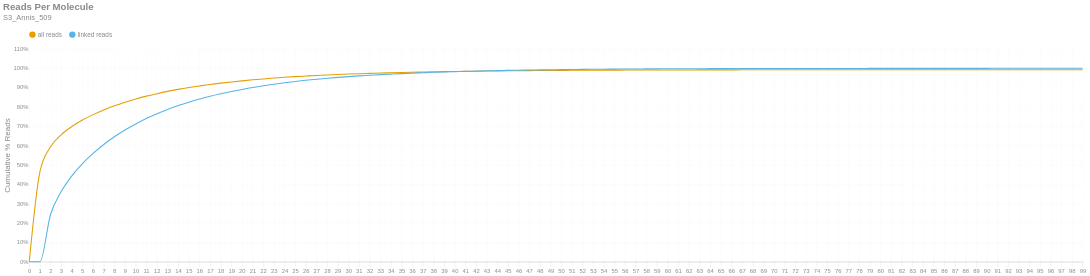

Write notebook code for a chart like this one.
### Markdown cell above
### Reads per Molecule
This chart shows the cumulative distribution of the number of reads per linked molecule. That is, how many alignments are associated with a unique molecule. This excludes the number of reads associated with invalid or absent linked-read barcodes. The `linked` histogram is the percentages recalculated when disregarding singletons.

### Code cell
if SKIPLR:
    print_html(f"Skipped")
else:
    counts = np.bincount(valids['reads'].cast(pl.Int64).to_numpy())
    weighted = counts * np.arange(len(counts))
    all_perc = weighted / n_reads
    linked_perc = weighted / n_linked_reads
    linked_perc[1] = 0
    binned_df = pl.DataFrame({
        'readsper': list(range(len(counts))),
        'all reads (cumsum)': np.cumsum(all_perc).tolist(),
        'linked reads (cumsum)': np.cumsum(linked_perc).tolist(),
    })

    with SafeRender(binned_df):
        (
            density_plot(binned_df, 'Reads Per Molecule', samplename, 'readspmol')
            .encode(
                x=alt.X('readsper:O', title=None).axis(labelAngle=0).scale(padding=0),
                y=alt.Y('value:Q', title='Cumulative % Reads').axis(format='%').stack(False),
                color=alt.Color("key:N").scale(domain=["all reads", "linked reads"]),
                tooltip=[
                    alt.Tooltip("key:N", title="Data Type"),
                    alt.Tooltip("readsper:O", title="Reads Per Molecule"),
                    alt.Tooltip("value:Q", format=".2%", title="% Reads (Cum.)")
                ]            
            )
        ).display()

### Figure 1 — Vega-Lite specification as saved in the notebook (floating-point values rounded to 4 significant figures)
{"width": "container", "height": 400, "config": {"title": {"anchor": "start", "dy": -15, "fontSize": 18, "color": "#888888", "subtitleColor": "#888888", "subtitleFontSize": 14}, "arc": {"fill": "#0072B2"}, "axis": {"domainColor": "#888888", "domainWidth": 0.5, "gridWidth": 0.2, "grid": false, "titleFontWeight": 400, "titleFontSize": 15, "labelFontSize": 11, "labelColor": "#888888", "tickColor": "#888888", "tickWidth": 0.2, "titleColor": "#888888"}, "axisBand": {"grid": false}, "axisX": {"grid": true, "tickSize": 10, "domainCap": "round"}, "axisY": {"domain": false, "grid": true, "tickSize": 0, "domainCap": "round"}, "background": "transparent", "header": {"labelFontSize": 15, "labelColor": "#888888", "titleFontSize": 15, "titleFontWeight": 600, "titleColor": "#888888"}, "legend": {"labelFont": "sans-serif", "labelFontSize": 12, "labelColor": "#888888", "symbolSize": 100, "symbolType": "circle", "titleFontSize": 12, "titlePadding": 10, "titleColor": "#888888", "title": null, "orient": "top"}, "range": {"category": ["#E69F00", "#56B4E9", "#009E73", "#F0E442", "#0072B2", "#D55E00", "#CC79A7", "#000000"], "diverging": ["#cfe8f3", "#a2d4ec", "#73bfe2", "#46abdb", "#1696d2", "#12719e"]}, "area": {"fill": "#0072B2", "fillOpacity": 0.7, "line": true, "strokeOpacity": 0.7}, "line": {"color": "#0072B2", "stroke": "#0072B2", "strokeWidth": 2}, "trail": {"color": "#0072B2", "stroke": "#0072B2", "strokeWidth": 0, "size": 1}, "point": {"filled": true, "fillOpacity": 1.0, "size": 95}, "text": {"color": "#888888", "fontSize": 11, "align": "right", "fontWeight": 400, "size": 11}, "bar": {"fill": "#0072B2", "stroke": null}, "view": {"stroke": null, "continuousWidth": 660, "continuousHeight": 400}}, "data": {"name": "data-3071e57f50947c88d5d419218ce38a60"}, "mark": {"type": "line", "interpolate": "monotone", "point": {"opacity": 0, "size": 275}}, "encoding": {"color": {"field": "key", "scale": {"domain": ["all reads", "linked reads"]}, "type": "nominal"}, "tooltip": [{"field": "key", "title": "Data Type", "type": "nominal"}, {"field": "readsper", "title": "Reads Per Molecule", "type": "ordinal"}, {"field": "value", "format": ".2%", "title": "% Reads (Cum.)", "type": "quantitative"}], "x": {"axis": {"labelAngle": 0}, "field": "readsper", "scale": {"padding": 0}, "title": null, "type": "ordinal"}, "y": {"axis": {"format": "%"}, "field": "value", "stack": false, "title": "Cumulative % Reads", "type": "quantitative"}}, "params": [{"name": "param_c36ac31b6afebe62", "select": {"type": "point", "fields": ["key"]}, "bind": "legend"}], "title": {"text": "Reads Per Molecule", "subtitle": "S3_Annis_509"}, "transform": [{"fold": ["all reads (cumsum)", "linked reads (cumsum)"]}, {"calculate": "replace(datum.key, ' (cumsum)', '')", "as": "key"}, {"filter": {"param": "param_c36ac31b6afebe62"}}], "usermeta": {"embedOptions": {"downloadFileName": "S3_Annis_509.readspmol"}}, "$schema": "https://vega.github.io/schema/vega-lite/v6.1.0.json", "datasets": {"data-3071e57f50947c88d5d419218ce38a60": [{"readsper": 0, "all reads (cumsum)": 0.0, "linked reads (cumsum)": 0.0}, {"readsper": 1, "all reads (cumsum)": 0.465, "linked reads (cumsum)": 0.0}, {"readsper": 2, "all reads (cumsum)": 0.594, "linked reads (cumsum)": 0.2444}, {"readsper": 3, "all reads (cumsum)": 0.6563, "linked reads (cumsum)": 0.3625}, {"readsper": 4, "all reads (cumsum)": 0.6991, "linked reads (cumsum)": 0.4436}, {"readsper": 5, "all reads (cumsum)": 0.7325, "linked reads (cumsum)": 0.5069}, {"readsper": 6, "all reads (cumsum)": 0.7604, "linked reads (cumsum)": 0.5597}, {"readsper": 7, "all reads (cumsum)": 0.7849, "linked reads (cumsum)": 0.6061}, {"readsper": 8, "all reads (cumsum)": 0.8061, "linked reads (cumsum)": 0.6462}, {"readsper": 9, "all reads (cumsum)": 0.8245, "linked reads (cumsum)": 0.6812}, {"readsper": 10, "all reads (cumsum)": 0.841, "linked reads (cumsum)": 0.7125}, {"readsper": 11, "all reads (cumsum)": 0.856, "linked reads (cumsum)": 0.7409}, {"readsper": 12, "all reads (cumsum)": 0.8689, "linked reads (cumsum)": 0.7653}, {"readsper": 13, "all reads (cumsum)": 0.8806, "linked reads (cumsum)": 0.7876}, {"readsper": 14, "all reads (cumsum)": 0.891, "linked reads (cumsum)": 0.8072}, {"readsper": 15, "all reads (cumsum)": 0.9003, "linked reads (cumsum)": 0.8248}, {"readsper": 16, "all reads (cumsum)": 0.9087, "linked reads (cumsum)": 0.8407}, {"readsper": 17, "all reads (cumsum)": 0.9165, "linked reads (cumsum)": 0.8556}, {"readsper": 18, "all reads (cumsum)": 0.9232, "linked reads (cumsum)": 0.8682}, {"readsper": 19, "all reads (cumsum)": 0.9293, "linked reads (cumsum)": 0.8797}, {"readsper": 20, "all reads (cumsum)": 0.935, "linked reads (cumsum)": 0.8905}, {"readsper": 21, "all reads (cumsum)": 0.9403, "linked reads (cumsum)": 0.9006}, {"readsper": 22, "all reads (cumsum)": 0.9451, "linked reads (cumsum)": 0.9097}, {"readsper": 23, "all reads (cumsum)": 0.9494, "linked reads (cumsum)": 0.9178}, {"readsper": 24, "all reads (cumsum)": 0.9533, "linked reads (cumsum)": 0.9253}, {"readsper": 25, "all reads (cumsum)": 0.9569, "linked reads (cumsum)": 0.9321}, {"readsper": 26, "all reads (cumsum)": 0.96, "linked reads (cumsum)": 0.938}, {"readsper": 27, "all reads (cumsum)": 0.963, "linked reads (cumsum)": 0.9437}, {"readsper": 28, "all reads (cumsum)": 0.9656, "linked reads (cumsum)": 0.9485}, {"readsper": 29, "all reads (cumsum)": 0.9679, "linked reads (cumsum)": 0.9529}, {"readsper": 30, "all reads (cumsum)": 0.9701, "linked reads (cumsum)": 0.9571}, {"readsper": 31, "all reads (cumsum)": 0.972, "linked reads (cumsum)": 0.9607}, {"readsper": 32, "all reads (cumsum)": 0.9737, "linked reads (cumsum)": 0.9639}, {"readsper": 33, "all reads (cumsum)": 0.9754, "linked reads (cumsum)": 0.9671}, {"readsper": 34, "all reads (cumsum)": 0.9768, "linked reads (cumsum)": 0.9698}, {"readsper": 35, "all reads (cumsum)": 0.9782, "linked reads (cumsum)": 0.9724}, {"readsper": 36, "all reads (cumsum)": 0.9794, "linked reads (cumsum)": 0.9748}, {"readsper": 37, "all reads (cumsum)": 0.9806, "linked reads (cumsum)": 0.9769}, {"readsper": 38, "all reads (cumsum)": 0.9817, "linked reads (cumsum)": 0.9791}, {"readsper": 39, "all reads (cumsum)": 0.9828, "linked reads (cumsum)": 0.9811}, {"readsper": 40, "all reads (cumsum)": 0.9836, "linked reads (cumsum)": 0.9826}, {"readsper": 41, "all reads (cumsum)": 0.9844, "linked reads (cumsum)": 0.9842}, {"readsper": 42, "all reads (cumsum)": 0.9851, "linked reads (cumsum)": 0.9855}, {"readsper": 43, "all reads (cumsum)": 0.9858, "linked reads (cumsum)": 0.9868}, {"readsper": 44, "all reads (cumsum)": 0.9864, "linked reads (cumsum)": 0.9879}, {"readsper": 45, "all reads (cumsum)": 0.9871, "linked reads (cumsum)": 0.9892}, {"readsper": 46, "all reads (cumsum)": 0.9875, "linked reads (cumsum)": 0.9901}, {"readsper": 47, "all reads (cumsum)": 0.988, "linked reads (cumsum)": 0.991}, {"readsper": 48, "all reads (cumsum)": 0.9884, "linked reads (cumsum)": 0.9917}, {"readsper": 49, "all reads (cumsum)": 0.9888, "linked reads (cumsum)": 0.9924}, {"readsper": 50, "all reads (cumsum)": 0.9891, "linked reads (cumsum)": 0.9931}, {"readsper": 51, "all reads (cumsum)": 0.9895, "linked reads (cumsum)": 0.9938}, {"readsper": 52, "all reads (cumsum)": 0.9899, "linked reads (cumsum)": 0.9945}, {"readsper": 53, "all reads (cumsum)": 0.9901, "linked reads (cumsum)": 0.9949}, {"readsper": 54, "all reads (cumsum)": 0.9903, "linked reads (cumsum)": 0.9953}, {"readsper": 55, "all reads (cumsum)": 0.9906, "linked reads (cumsum)": 0.9958}, {"readsper": 56, "all reads (cumsum)": 0.9908, "linked reads (cumsum)": 0.9963}, {"readsper": 57, "all reads (cumsum)": 0.991, "linked reads (cumsum)": 0.9966}, {"readsper": 58, "all reads (cumsum)": 0.9911, "linked reads (cumsum)": 0.9969}, {"readsper": 59, "all reads (cumsum)": 0.9912, "linked reads (cumsum)": 0.9971}, {"readsper": 60, "all reads (cumsum)": 0.9913, "linked reads (cumsum)": 0.9973}, {"readsper": 61, "all reads (cumsum)": 0.9914, "linked reads (cumsum)": 0.9975}, {"readsper": 62, "all reads (cumsum)": 0.9916, "linked reads (cumsum)": 0.9977}, {"readsper": 63, "all reads (cumsum)": 0.9917, "linked reads (cumsum)": 0.9979}, {"readsper": 64, "all reads (cumsum)": 0.9918, "linked reads (cumsum)": 0.9981}, {"readsper": 65, "all reads (cumsum)": 0.9918, "linked reads (cumsum)": 0.9983}, {"readsper": 66, "all reads (cumsum)": 0.9919, "linked reads (cumsum)": 0.9984}, {"readsper": 67, "all reads (cumsum)": 0.992, "linked reads (cumsum)": 0.9986}, {"readsper": 68, "all reads (cumsum)": 0.992, "linked reads (cumsum)": 0.9986}, {"readsper": 69, "all reads (cumsum)": 0.9921, "linked reads (cumsum)": 0.9988}, {"readsper": 70, "all reads (cumsum)": 0.9921, "linked reads (cumsum)": 0.9988}, {"readsper": 71, "all reads (cumsum)": 0.9921, "linked reads (cumsum)": 0.9988}, {"readsper": 72, "all reads (cumsum)": 0.9922, "linked reads (cumsum)": 0.9989}, {"readsper": 73, "all reads (cumsum)": 0.9922, "linked reads (cumsum)": 0.999}, {"readsper": 74, "all reads (cumsum)": 0.9922, "linked reads (cumsum)": 0.999}, {"readsper": 75, "all reads (cumsum)": 0.9923, "linked reads (cumsum)": 0.9992}, {"readsper": 76, "all reads (cumsum)": 0.9923, "linked reads (cumsum)": 0.9992}, {"readsper": 77, "all reads (cumsum)": 0.9924, "linked reads (cumsum)": 0.9992}, {"readsper": 78, "all reads (cumsum)": 0.9924, "linked reads (cumsum)": 0.9993}, {"readsper": 79, "all reads (cumsum)": 0.9924, "linked reads (cumsum)": 0.9994}, {"readsper": 80, "all reads (cumsum)": 0.9925, "linked reads (cumsum)": 0.9994}, {"readsper": 81, "all reads (cumsum)": 0.9925, "linked reads (cumsum)": 0.9996}, {"readsper": 82, "all reads (cumsum)": 0.9925, "linked reads (cumsum)": 0.9996}, {"readsper": 83, "all reads (cumsum)": 0.9925, "linked reads (cumsum)": 0.9996}, {"readsper": 84, "all reads (cumsum)": 0.9926, "linked reads (cumsum)": 0.9997}, {"readsper": 85, "all reads (cumsum)": 0.9926, "linked reads (cumsum)": 0.9997}, {"readsper": 86, "all reads (cumsum)": 0.9926, "linked reads (cumsum)": 0.9997}, {"readsper": 87, "all reads (cumsum)": 0.9926, "linked reads (cumsum)": 0.9997}, {"readsper": 88, "all reads (cumsum)": 0.9926, "linked reads (cumsum)": 0.9997}, {"readsper": 89, "all reads (cumsum)": 0.9926, "linked reads (cumsum)": 0.9997}, {"readsper": 90, "all reads (cumsum)": 0.9926, "linked reads (cumsum)": 0.9997}, {"readsper": 91, "all reads (cumsum)": 0.9926, "linked reads (cumsum)": 0.9998}, {"readsper": 92, "all reads (cumsum)": 0.9926, "linked reads (cumsum)": 0.9998}, {"readsper": 93, "all reads (cumsum)": 0.9927, "linked reads (cumsum)": 0.9998}, {"readsper": 94, "all reads (cumsum)": 0.9927, "linked reads (cumsum)": 0.9998}, {"readsper": 95, "all reads (cumsum)": 0.9927, "linked reads (cumsum)": 0.9999}, {"readsper": 96, "all reads (cumsum)": 0.9927, "linked reads (cumsum)": 0.9999}, {"readsper": 97, "all reads (cumsum)": 0.9927, "linked reads (cumsum)": 0.9999}, {"readsper": 98, "all reads (cumsum)": 0.9927, "linked reads (cumsum)": 0.9999}, {"readsper": 99, "all reads (cumsum)": 0.9928, "linked reads (cumsum)": 1.0}]}}
